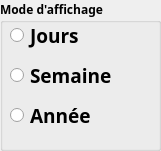
    <widget class="QGroupBox" name="calendar_display_choice">
     <property name="geometry">
      <rect>
       <x>10</x>
       <y>110</y>
       <width>161</width>
       <height>151</height>
      </rect>
     </property>
     <property name="font">
      <font>
       <family>SamsungOneUILatin 700C</family>
       <bold>true</bold>
      </font>
     </property>
     <property name="title">
      <string>Mode d'affichage</string>
     </property>
     <widget class="QRadioButton" name="radioDay">
      <property name="geometry">
       <rect>
        <x>10</x>
        <y>20</y>
        <width>131</width>
        <height>31</height>
       </rect>
      </property>
      <property name="font">
       <font>
        <family>SamsungOneUILatin 700C</family>
        <pointsize>14</pointsize>
        <bold>true</bold>
       </font>
      </property>
      <property name="text">
       <string>Jours</string>
      </property>
      <property name="iconSize">
       <size>
        <width>16</width>
        <height>16</height>
       </size>
      </property>
      <property name="checked">
       <bool>false</bool>
      </property>
     </widget>
     <widget class="QRadioButton" name="radioWeek">
      <property name="geometry">
       <rect>
        <x>10</x>
        <y>60</y>
        <width>131</width>
        <height>31</height>
       </rect>
      </property>
      <property name="font">
       <font>
        <family>SamsungOneUILatin 700C</family>
        <pointsize>14</pointsize>
        <bold>true</bold>
       </font>
      </property>
      <property name="text">
       <string>Semaine</string>
      </property>
      <property name="iconSize">
       <size>
        <width>16</width>
        <height>16</height>
       </size>
      </property>
      <property name="checked">
       <bool>false</bool>
      </property>
     </widget>
     <widget class="QRadioButton" name="radioYear">
      <property name="geometry">
       <rect>
        <x>10</x>
        <y>100</y>
        <width>131</width>
        <height>31</height>
       </rect>
      </property>
      <property name="font">
       <font>
        <family>SamsungOneUILatin 700C</family>
        <pointsize>14</pointsize>
        <bold>true</bold>
       </font>
      </property>
      <property name="text">
       <string>Année</string>
      </property>
      <property name="iconSize">
       <size>
        <width>16</width>
        <height>16</height>
       </size>
      </property>
      <property name="checked">
       <bool>false</bool>
      </property>
     </widget>
    </widget>
